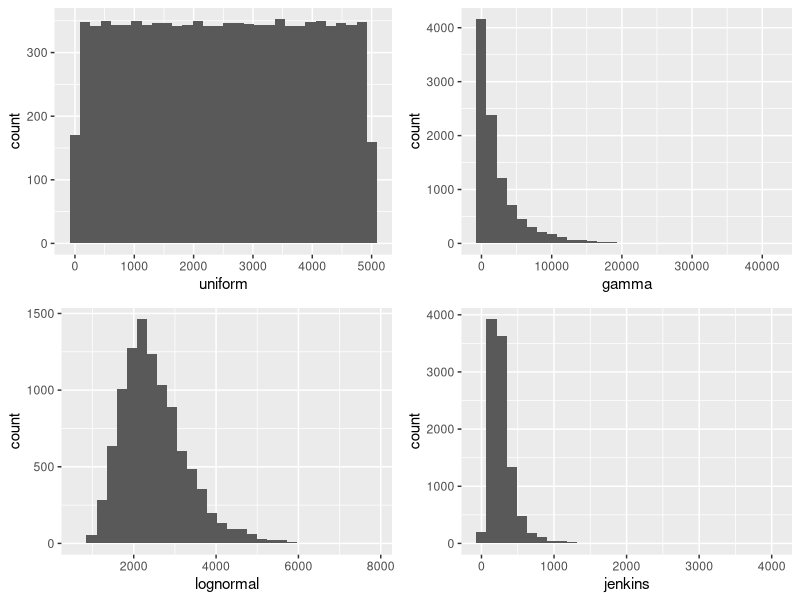

The R source for this figure: (Note: this script raises an error after producing the figure.)
# script to generate the data

# global parameters

library(tidyverse)
set.seed(123)
n <- 10000 # 10000 observations in the population dataframe

# version 1: uniform distribution
dat_inc <- data.frame(row.names = 1:10000)
for (i in 1:nrow(dat_inc)) {
  dat_inc$uniform[i] <- pmax(i/2 + rnorm(1, 0, 5), 0)
}

plot_uniform <- dat_inc |> 
  ggplot(aes(x = uniform)) +
  geom_histogram()


# version 2: Gamma
dat_inc$gamma <- rgamma(n, shape = 0.5, rate = 1/5000)

plot_gamma <- dat_inc |> 
  ggplot(aes(x = gamma)) +
  geom_histogram()

#Version 3: Lognormal
m <- 2500
v <- 800^2

sdlog  <- sqrt(log(1 + v / m^2))
meanlog <- log(m) - 0.5 * sdlog^2

dat_inc$lognormal <- rlnorm(n, meanlog, sdlog)

plot_lognormal <- dat_inc |> 
  ggplot(aes(x = lognormal)) +
  geom_histogram()


# version 4: GB2 by Jenkins (2009)
rGB2 <- function(n, a, b, p, q) {
  u <- rbeta(n, shape1 = p, shape2 = q)
  y <- b * (u / (1 - u))^(1 / a)
  return(y)
}

# Parameters from the paper (approximate)
a <- 2.994
b <- 227.840
p <- 1.063
q <- 1.015

dat_inc$jenkins <- rGB2(n, a, b, p, q)

plot_jenkins <- dat_inc |> 
  ggplot(aes(x = jenkins)) +
  geom_histogram()

ggpubr::ggarrange(plot_uniform, plot_gamma, plot_lognormal, plot_jenkins, nrow = 2, ncol = 2)

domains <- c(rep("d1", 500),
             rep("d2", 1000),
             rep("d3", 2500),
             rep("d4", 6000))

# randomly shuffle and assign to dataframe
dat_inc$domain <- sample(domains)

save(dat_inc, file = "data/dataframes.RData")

summary(dat_inc)
